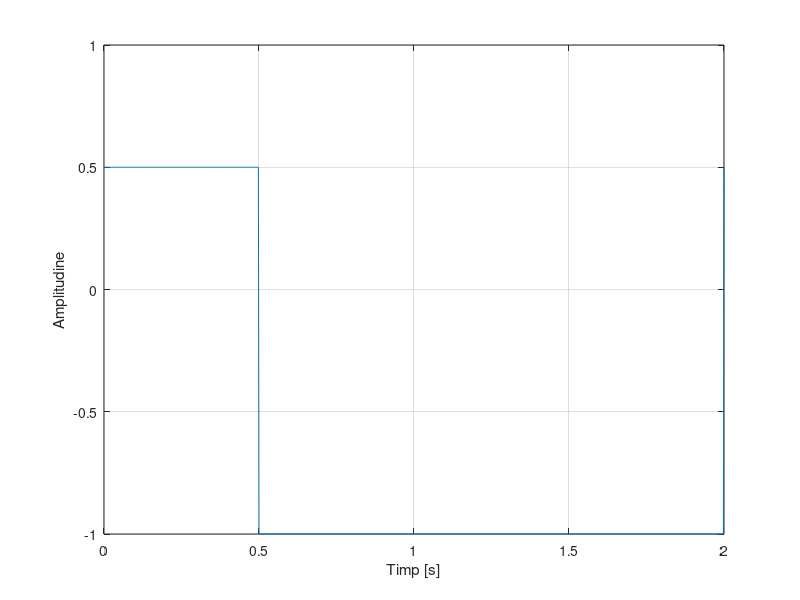
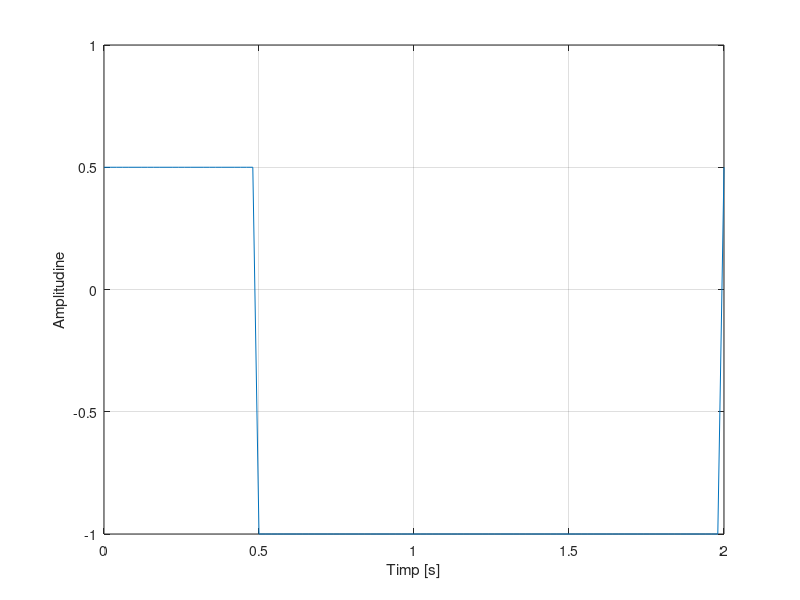
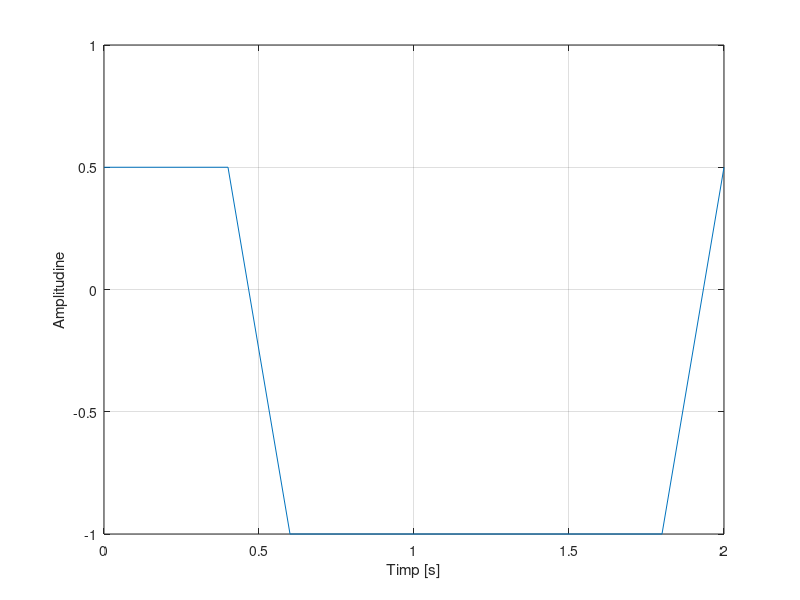

Reproduce these figures in MATLAB, in order.
%Semnal dreptunghiular periodic cu
%Perioada: 2 s.
%Factor de umplere: 25%.
%Nivel maxim: +0.5.
%Nivel minim: -1.

%Pentru rezolutie temporara 2ms

f=0.5;%f=frecventa semnalului 
t=0:0.002:2;%valori ale lui t
s=(square(2*pi*f*t,25));
s(find(s >= 0)) = 0.5; 
s(find(s < 0)) = -1;
figure(1)
plot(t,s)
axis([0 2 -1 1]),grid
xlabel('Timp [s]'),ylabel('Amplitudine')


%Pentru rezolutie temporara 20ms

f=0.5; 
t=0:0.02:2;
s=(square(2*pi*f*t,25));
s(find(s >= 0)) = 0.5; 
s(find(s < 0)) = -1;
figure(2)
plot(t,s)
axis([0 2 -1 1]),grid
xlabel('Timp [s]'),ylabel('Amplitudine')

%Pentru rezolutie temporara 200ms

f=0.5; 
t=0:0.2:2;
s=(square(2*pi*f*t,25));
s(find(s >= 0)) = 0.5; 
s(find(s < 0)) = -1;
figure(3)
plot(t,s)
axis([0 2 -1 1]),grid
xlabel('Timp [s]'),ylabel('Amplitudine')
